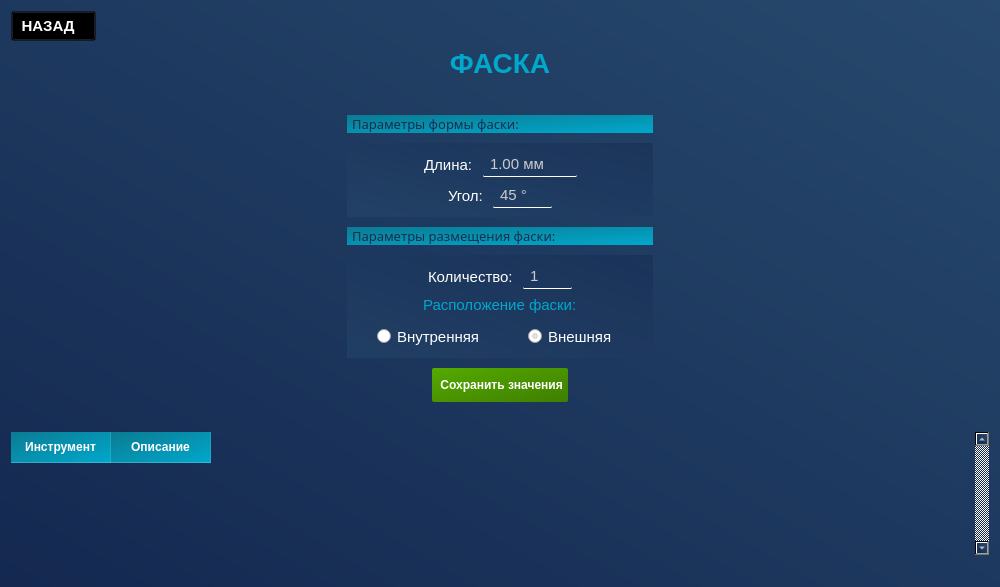
<?xml version="1.0" encoding="UTF-8"?>
<ui version="4.0">
 <class>PageTokarnayaFaska</class>
 <widget class="QWidget" name="PageTokarnayaFaska">
  <property name="geometry">
   <rect>
    <x>0</x>
    <y>0</y>
    <width>1000</width>
    <height>587</height>
   </rect>
  </property>
  <property name="minimumSize">
   <size>
    <width>1000</width>
    <height>0</height>
   </size>
  </property>
  <property name="windowTitle">
   <string>Form</string>
  </property>
  <property name="styleSheet">
   <string notr="true">color: white;
background-color: qlineargradient(spread:pad, x1:0, y1:1, x2:1, y2:0, stop:0 rgba(20, 40, 80, 255), stop:1 rgba(39, 73, 109, 255));
</string>
  </property>
  <layout class="QVBoxLayout" name="verticalLayout">
   <item alignment="Qt::AlignmentFlag::AlignLeft">
    <widget class="QPushButton" name="btn_home_tokarnaya_faska">
     <property name="sizePolicy">
      <sizepolicy hsizetype="Minimum" vsizetype="Fixed">
       <horstretch>0</horstretch>
       <verstretch>0</verstretch>
      </sizepolicy>
     </property>
     <property name="minimumSize">
      <size>
       <width>70</width>
       <height>0</height>
      </size>
     </property>
     <property name="maximumSize">
      <size>
       <width>150</width>
       <height>30</height>
      </size>
     </property>
     <property name="font">
      <font>
       <pointsize>11</pointsize>
       <bold>true</bold>
      </font>
     </property>
     <property name="styleSheet">
      <string notr="true">QPushButton {
	border-bottom: 1px solid white;
	height: 30px;
	background-color: rgba(0,0,0,0);
	padding: 5 20 5 5

}
QPushButton:hover {
	border-radius: 10px;
	border: none;
	border-left: 1px solid rgb(58, 170, 255);
	background-color: qlineargradient(spread:pad, x1:1, y1:0.506, x2:0.517045, y2:0.528, stop:0.0340909 rgba(15, 109, 159, 0), stop:1 rgba(15, 109, 159, 64))
}
QPushButton:pressed {
	background-color: rgb(0, 53, 93)
}</string>
     </property>
     <property name="text">
      <string> НАЗАД</string>
     </property>
     <property name="icon">
      <iconset resource="res/res.qrc">
       <normaloff>:/icons/back2.png</normaloff>:/icons/back2.png</iconset>
     </property>
     <property name="iconSize">
      <size>
       <width>20</width>
       <height>20</height>
      </size>
     </property>
    </widget>
   </item>
   <item>
    <spacer name="verticalSpacer">
     <property name="orientation">
      <enum>Qt::Orientation::Vertical</enum>
     </property>
     <property name="sizeHint" stdset="0">
      <size>
       <width>979</width>
       <height>78</height>
      </size>
     </property>
    </spacer>
   </item>
   <item>
    <widget class="QLabel" name="label_7">
     <property name="sizePolicy">
      <sizepolicy hsizetype="Minimum" vsizetype="Maximum">
       <horstretch>0</horstretch>
       <verstretch>0</verstretch>
      </sizepolicy>
     </property>
     <property name="font">
      <font>
       <pointsize>-1</pointsize>
       <fontweight>DemiBold</fontweight>
      </font>
     </property>
     <property name="styleSheet">
      <string notr="true">background-color: none;
color: qlineargradient(spread:pad, x1:0, y1:0, x2:1, y2:1, stop:0 rgba(12, 123, 147, 255), stop:1 rgba(0, 168, 204, 255));
font-size: 28px;
font-weight: 600;
border: none;
width: 300px;

</string>
     </property>
     <property name="text">
      <string>ФАСКА</string>
     </property>
     <property name="alignment">
      <set>Qt::AlignmentFlag::AlignCenter</set>
     </property>
    </widget>
   </item>
   <item>
    <layout class="QVBoxLayout" name="verticalLayout_10">
     <property name="spacing">
      <number>10</number>
     </property>
     <property name="leftMargin">
      <number>0</number>
     </property>
     <property name="topMargin">
      <number>0</number>
     </property>
     <property name="rightMargin">
      <number>0</number>
     </property>
     <property name="bottomMargin">
      <number>0</number>
     </property>
     <item>
      <layout class="QHBoxLayout" name="horizontalLayout">
       <property name="topMargin">
        <number>10</number>
       </property>
       <item>
        <spacer name="horizontalSpacer">
         <property name="orientation">
          <enum>Qt::Orientation::Horizontal</enum>
         </property>
         <property name="sizeHint" stdset="0">
          <size>
           <width>40</width>
           <height>20</height>
          </size>
         </property>
        </spacer>
       </item>
       <item>
        <widget class="QWidget" name="main" native="true">
         <property name="mouseTracking">
          <bool>true</bool>
         </property>
         <property name="tabletTracking">
          <bool>false</bool>
         </property>
         <property name="autoFillBackground">
          <bool>false</bool>
         </property>
         <property name="styleSheet">
          <string notr="true">QWidget {
	background: none;
	
}
</string>
         </property>
         <layout class="QVBoxLayout" name="verticalLayout_11">
          <property name="spacing">
           <number>10</number>
          </property>
          <property name="leftMargin">
           <number>10</number>
          </property>
          <property name="topMargin">
           <number>20</number>
          </property>
          <property name="rightMargin">
           <number>10</number>
          </property>
          <property name="bottomMargin">
           <number>20</number>
          </property>
          <item>
           <widget class="QLabel" name="label_6">
            <property name="font">
             <font>
              <family>Segoe UI Light</family>
              <pointsize>10</pointsize>
              <bold>false</bold>
             </font>
            </property>
            <property name="styleSheet">
             <string notr="true">QLabel {
	background: qlineargradient(spread:pad, x1:0, y1:0, x2:1, y2:1, stop:0 rgba(12, 123, 147, 255), stop:1 rgba(0, 168, 204, 255));
	padding-left: 2px;	
	color: rgb(24, 45, 76)
}
</string>
            </property>
            <property name="text">
             <string>Параметры формы фаски:</string>
            </property>
           </widget>
          </item>
          <item>
           <widget class="QWidget" name="widget" native="true">
            <property name="styleSheet">
             <string notr="true">QWidget {
	background: qlineargradient(spread:pad, x1:0, y1:1, x2:1, y2:0, stop:0 rgba(39, 72, 109, 129), stop:1 rgba(21, 41, 81, 129));

}
Line {
	background: qlineargradient(spread:pad, x1:0, y1:0, x2:1, y2:1, stop:0 rgba(8, 81, 97, 128), stop:1 rgba(0, 117, 142, 106))
}</string>
            </property>
            <layout class="QVBoxLayout" name="verticalLayout_2">
             <item>
              <widget class="QWidget" name="horizontalWidget_2" native="true">
               <property name="styleSheet">
                <string notr="true">border-radius: none;
border: none;
background: none;</string>
               </property>
               <layout class="QHBoxLayout" name="horizontalLayout_2">
                <property name="spacing">
                 <number>10</number>
                </property>
                <property name="leftMargin">
                 <number>0</number>
                </property>
                <property name="topMargin">
                 <number>0</number>
                </property>
                <property name="rightMargin">
                 <number>0</number>
                </property>
                <property name="bottomMargin">
                 <number>0</number>
                </property>
                <item>
                 <spacer name="horizontalSpacer_3">
                  <property name="orientation">
                   <enum>Qt::Orientation::Horizontal</enum>
                  </property>
                  <property name="sizeHint" stdset="0">
                   <size>
                    <width>40</width>
                    <height>20</height>
                   </size>
                  </property>
                 </spacer>
                </item>
                <item alignment="Qt::AlignmentFlag::AlignHCenter">
                 <widget class="QLabel" name="label">
                  <property name="font">
                   <font>
                    <pointsize>11</pointsize>
                   </font>
                  </property>
                  <property name="styleSheet">
                   <string notr="true">background: none;
border: none;

border-radius: none;</string>
                  </property>
                  <property name="text">
                   <string>Длина:</string>
                  </property>
                 </widget>
                </item>
                <item alignment="Qt::AlignmentFlag::AlignRight">
                 <widget class="QDoubleSpinBox" name="doubleSpinBox_len">
                  <property name="styleSheet">
                   <string notr="true">QDoubleSpinBox {
	padding: 2 5 2 5;	
	border: none;
	border-bottom: 1px solid white;
	border-radius: 1px;
	background: rgba(255, 255, 255, 0);
	transition: color 0.3s ease;
	transition: border-bottom 0.4s ease;
	color: rgb(204, 204, 204);
	font-size: 11pt
}

QDoubleSpinBox:disabled {
	color: rgb(120, 106, 107);
	background: rgba(255, 255, 255, 20);
}

QDoubleSpinBox:hover {
	color: rgb(255, 255, 255)
}

QDoubleSpinBox:pressed {
	border-bottom: 1px solid white;
}
</string>
                  </property>
                  <property name="suffix">
                   <string> мм</string>
                  </property>
                  <property name="minimum">
                   <double>0.000000000000000</double>
                  </property>
                  <property name="maximum">
                   <double>50.000000000000000</double>
                  </property>
                  <property name="value">
                   <double>1.000000000000000</double>
                  </property>
                 </widget>
                </item>
                <item>
                 <spacer name="horizontalSpacer_4">
                  <property name="orientation">
                   <enum>Qt::Orientation::Horizontal</enum>
                  </property>
                  <property name="sizeHint" stdset="0">
                   <size>
                    <width>40</width>
                    <height>20</height>
                   </size>
                  </property>
                 </spacer>
                </item>
               </layout>
              </widget>
             </item>
             <item>
              <widget class="QWidget" name="horizontalWidget_3" native="true">
               <property name="styleSheet">
                <string notr="true">border-radius: none;
border: none;
background: none;</string>
               </property>
               <layout class="QHBoxLayout" name="horizontalLayout_4">
                <property name="spacing">
                 <number>10</number>
                </property>
                <property name="leftMargin">
                 <number>0</number>
                </property>
                <property name="topMargin">
                 <number>0</number>
                </property>
                <property name="rightMargin">
                 <number>0</number>
                </property>
                <property name="bottomMargin">
                 <number>0</number>
                </property>
                <item>
                 <spacer name="horizontalSpacer_5">
                  <property name="orientation">
                   <enum>Qt::Orientation::Horizontal</enum>
                  </property>
                  <property name="sizeHint" stdset="0">
                   <size>
                    <width>40</width>
                    <height>20</height>
                   </size>
                  </property>
                 </spacer>
                </item>
                <item alignment="Qt::AlignmentFlag::AlignHCenter">
                 <widget class="QLabel" name="label_2">
                  <property name="font">
                   <font>
                    <pointsize>11</pointsize>
                   </font>
                  </property>
                  <property name="styleSheet">
                   <string notr="true">background: none;
border: none;

border-radius: none;</string>
                  </property>
                  <property name="text">
                   <string>Угол:</string>
                  </property>
                 </widget>
                </item>
                <item>
                 <widget class="QSpinBox" name="spinBox_angle">
                  <property name="styleSheet">
                   <string notr="true">QSpinBox {
	padding: 2 5 2 5;	
	border: none;
	border-bottom: 1px solid white;
	border-radius: 1px;
	background: rgba(255, 255, 255, 0);
	transition: color 0.3s ease;
	transition: border-bottom 0.4s ease;
	color: rgb(204, 204, 204);
	font-size: 11pt
}

QSpinBox:disabled {
	color: rgb(120, 106, 107);
	background: rgba(255, 255, 255, 20);
}

QSpinBox:hover {
	color: rgb(255, 255, 255)
}

QSpinBox:pressed {
	border-bottom: 1px solid white;
}
</string>
                  </property>
                  <property name="suffix">
                   <string> °</string>
                  </property>
                  <property name="value">
                   <number>45</number>
                  </property>
                 </widget>
                </item>
                <item>
                 <spacer name="horizontalSpacer_6">
                  <property name="orientation">
                   <enum>Qt::Orientation::Horizontal</enum>
                  </property>
                  <property name="sizeHint" stdset="0">
                   <size>
                    <width>40</width>
                    <height>20</height>
                   </size>
                  </property>
                 </spacer>
                </item>
               </layout>
              </widget>
             </item>
            </layout>
           </widget>
          </item>
          <item>
           <widget class="QLabel" name="label_8">
            <property name="font">
             <font>
              <family>Segoe UI Light</family>
              <pointsize>10</pointsize>
              <bold>false</bold>
             </font>
            </property>
            <property name="styleSheet">
             <string notr="true">QLabel {
	background: qlineargradient(spread:pad, x1:0, y1:0, x2:1, y2:1, stop:0 rgba(12, 123, 147, 255), stop:1 rgba(0, 168, 204, 255));
	padding-left: 2px;	
	color: rgb(24, 45, 76)
}
</string>
            </property>
            <property name="text">
             <string>Параметры размещения фаски:</string>
            </property>
           </widget>
          </item>
          <item>
           <widget class="QWidget" name="widget_2" native="true">
            <property name="styleSheet">
             <string notr="true">QWidget {
	background: qlineargradient(spread:pad, x1:0, y1:1, x2:1, y2:0, stop:0 rgba(39, 72, 109, 129), stop:1 rgba(21, 41, 81, 129));

}
Line {
	background: qlineargradient(spread:pad, x1:0, y1:0, x2:1, y2:1, stop:0 rgba(8, 81, 97, 128), stop:1 rgba(0, 117, 142, 106))
}</string>
            </property>
            <layout class="QVBoxLayout" name="verticalLayout_3">
             <item>
              <widget class="QWidget" name="horizontalWidget_4" native="true">
               <property name="styleSheet">
                <string notr="true">border-radius: none;
border: none;
background: none;</string>
               </property>
               <layout class="QHBoxLayout" name="horizontalLayout_5">
                <property name="spacing">
                 <number>10</number>
                </property>
                <property name="leftMargin">
                 <number>0</number>
                </property>
                <property name="topMargin">
                 <number>0</number>
                </property>
                <property name="rightMargin">
                 <number>0</number>
                </property>
                <property name="bottomMargin">
                 <number>0</number>
                </property>
                <item>
                 <spacer name="horizontalSpacer_7">
                  <property name="orientation">
                   <enum>Qt::Orientation::Horizontal</enum>
                  </property>
                  <property name="sizeHint" stdset="0">
                   <size>
                    <width>40</width>
                    <height>20</height>
                   </size>
                  </property>
                 </spacer>
                </item>
                <item alignment="Qt::AlignmentFlag::AlignHCenter">
                 <widget class="QLabel" name="label_3">
                  <property name="font">
                   <font>
                    <pointsize>11</pointsize>
                   </font>
                  </property>
                  <property name="styleSheet">
                   <string notr="true">background: none;
border: none;

border-radius: none;</string>
                  </property>
                  <property name="text">
                   <string>Количество:</string>
                  </property>
                 </widget>
                </item>
                <item>
                 <widget class="QSpinBox" name="spinBox_count">
                  <property name="styleSheet">
                   <string notr="true">QSpinBox {
	padding: 2 5 2 5;	
	border: none;
	border-bottom: 1px solid white;
	border-radius: 1px;
	background: rgba(255, 255, 255, 0);
	transition: color 0.3s ease;
	transition: border-bottom 0.4s ease;
	color: rgb(204, 204, 204);
	font-size: 11pt
}

QSpinBox:disabled {
	color: rgb(120, 106, 107);
	background: rgba(255, 255, 255, 20);
}

QSpinBox:hover {
	color: rgb(255, 255, 255)
}

QSpinBox:pressed {
	border-bottom: 1px solid white;
}
</string>
                  </property>
                  <property name="suffix">
                   <string/>
                  </property>
                  <property name="minimum">
                   <number>1</number>
                  </property>
                  <property name="maximum">
                   <number>10</number>
                  </property>
                 </widget>
                </item>
                <item>
                 <spacer name="horizontalSpacer_8">
                  <property name="orientation">
                   <enum>Qt::Orientation::Horizontal</enum>
                  </property>
                  <property name="sizeHint" stdset="0">
                   <size>
                    <width>40</width>
                    <height>20</height>
                   </size>
                  </property>
                 </spacer>
                </item>
               </layout>
              </widget>
             </item>
             <item>
              <widget class="QWidget" name="horizontalWidget_5" native="true">
               <property name="styleSheet">
                <string notr="true">border-radius: none;
border: none;
background: none;</string>
               </property>
               <layout class="QHBoxLayout" name="horizontalLayout_6">
                <property name="spacing">
                 <number>10</number>
                </property>
                <property name="leftMargin">
                 <number>0</number>
                </property>
                <property name="topMargin">
                 <number>0</number>
                </property>
                <property name="rightMargin">
                 <number>0</number>
                </property>
                <property name="bottomMargin">
                 <number>0</number>
                </property>
                <item>
                 <spacer name="horizontalSpacer_9">
                  <property name="orientation">
                   <enum>Qt::Orientation::Horizontal</enum>
                  </property>
                  <property name="sizeHint" stdset="0">
                   <size>
                    <width>40</width>
                    <height>20</height>
                   </size>
                  </property>
                 </spacer>
                </item>
                <item>
                 <widget class="QLabel" name="label_11">
                  <property name="font">
                   <font>
                    <pointsize>11</pointsize>
                    <underline>false</underline>
                   </font>
                  </property>
                  <property name="styleSheet">
                   <string notr="true">background: none;
border: none;
border-radius: none;
color: qlineargradient(spread:pad, x1:0, y1:0, x2:1, y2:1, stop:0 rgba(12, 123, 147, 255), stop:1 rgba(0, 168, 204, 255))</string>
                  </property>
                  <property name="text">
                   <string>Расположение фаски:</string>
                  </property>
                 </widget>
                </item>
                <item>
                 <spacer name="horizontalSpacer_10">
                  <property name="orientation">
                   <enum>Qt::Orientation::Horizontal</enum>
                  </property>
                  <property name="sizeHint" stdset="0">
                   <size>
                    <width>40</width>
                    <height>20</height>
                   </size>
                  </property>
                 </spacer>
                </item>
               </layout>
              </widget>
             </item>
             <item>
              <widget class="QGroupBox" name="groupBox">
               <property name="font">
                <font>
                 <pointsize>11</pointsize>
                </font>
               </property>
               <property name="styleSheet">
                <string notr="true">border: none;
border-radius: 0;
background: none;</string>
               </property>
               <property name="title">
                <string/>
               </property>
               <property name="alignment">
                <set>Qt::AlignmentFlag::AlignCenter</set>
               </property>
               <layout class="QHBoxLayout" name="horizontalLayout_8">
                <property name="spacing">
                 <number>0</number>
                </property>
                <property name="leftMargin">
                 <number>0</number>
                </property>
                <property name="topMargin">
                 <number>0</number>
                </property>
                <property name="rightMargin">
                 <number>0</number>
                </property>
                <property name="bottomMargin">
                 <number>0</number>
                </property>
                <item alignment="Qt::AlignmentFlag::AlignHCenter">
                 <widget class="QRadioButton" name="radioButton_in_2">
                  <property name="font">
                   <font>
                    <pointsize>11</pointsize>
                   </font>
                  </property>
                  <property name="text">
                   <string>Внутренняя</string>
                  </property>
                  <property name="checked">
                   <bool>false</bool>
                  </property>
                 </widget>
                </item>
                <item alignment="Qt::AlignmentFlag::AlignHCenter">
                 <widget class="QRadioButton" name="radioButton_out_2">
                  <property name="font">
                   <font>
                    <pointsize>11</pointsize>
                   </font>
                  </property>
                  <property name="text">
                   <string>Внешняя</string>
                  </property>
                  <property name="checked">
                   <bool>true</bool>
                  </property>
                 </widget>
                </item>
               </layout>
              </widget>
             </item>
            </layout>
           </widget>
          </item>
          <item alignment="Qt::AlignmentFlag::AlignHCenter">
           <widget class="QPushButton" name="btn_save_result_faska">
            <property name="font">
             <font>
              <bold>true</bold>
             </font>
            </property>
            <property name="styleSheet">
             <string notr="true">QPushButton {
	height: 30px;
	border: none;
	border-radius: 2px;
	background-color: qlineargradient(spread:pad, x1:0, y1:0, x2:1, y2:1, stop:0 rgba(85, 170, 0, 255), stop:1 rgba(63, 126, 0, 255));
	padding: 2 5 2 5
}
QPushButton:hover {
	background-color: qlineargradient(spread:pad, x1:0, y1:0, x2:1, y2:1, stop:0 rgba(63, 126, 0, 255), stop:1 rgba(85, 170, 0, 255));
	color: qlineargradient(spread:pad, x1:0, y1:0, x2:1, y2:0, stop:0 rgba(191, 191, 191, 255), stop:1 rgba(211, 211, 211, 255));
	border: 1px solid qlineargradient(spread:pad, x1:0, y1:0, x2:1, y2:1, stop:0 rgba(95, 189, 0, 255), stop:1 rgba(108, 217, 0, 255))
}
QPushButton:pressed {
	background-color: rgb(62, 124, 0)
}</string>
            </property>
            <property name="text">
             <string> Сохранить значения</string>
            </property>
            <property name="icon">
             <iconset resource="res/res.qrc">
              <normaloff>:/icons/save.png</normaloff>:/icons/save.png</iconset>
            </property>
            <property name="iconSize">
             <size>
              <width>20</width>
              <height>20</height>
             </size>
            </property>
            <property name="shortcut">
             <string>Ctrl+R</string>
            </property>
           </widget>
          </item>
         </layout>
        </widget>
       </item>
       <item>
        <spacer name="horizontalSpacer_2">
         <property name="orientation">
          <enum>Qt::Orientation::Horizontal</enum>
         </property>
         <property name="sizeHint" stdset="0">
          <size>
           <width>40</width>
           <height>20</height>
          </size>
         </property>
        </spacer>
       </item>
      </layout>
     </item>
     <item>
      <spacer name="verticalSpacer_2">
       <property name="orientation">
        <enum>Qt::Orientation::Vertical</enum>
       </property>
       <property name="sizeHint" stdset="0">
        <size>
         <width>20</width>
         <height>40</height>
        </size>
       </property>
      </spacer>
     </item>
     <item>
      <layout class="QHBoxLayout" name="horizontalLayout_3">
       <property name="leftMargin">
        <number>0</number>
       </property>
       <property name="topMargin">
        <number>0</number>
       </property>
       <property name="rightMargin">
        <number>0</number>
       </property>
       <property name="bottomMargin">
        <number>0</number>
       </property>
       <item>
        <widget class="QTableWidget" name="table_widget_faska">
         <property name="sizePolicy">
          <sizepolicy hsizetype="Expanding" vsizetype="Expanding">
           <horstretch>0</horstretch>
           <verstretch>0</verstretch>
          </sizepolicy>
         </property>
         <property name="font">
          <font>
           <pointsize>10</pointsize>
          </font>
         </property>
         <property name="styleSheet">
          <string notr="true">/* Сам виджет — прозрачный фон */
* {
 background: rgba(255, 255, 255, 0);
}
QTableWidget {
    background: transparent;
    border: none;
    color: #ffffff;
    gridline-color: rgba(255, 255, 255, 0.15);
    selection-background-color: rgba(255, 255, 255, 0.25);
    selection-color: #ffffff;
}

/* Ячейки — без фона, белый текст */
QTableWidget::item {
    background: transparent;
    color: #ffffff;
    padding: 4px 6px;
    border: none;
	border-left: 1px solid rgba(255, 255, 255, 0.15);
	border-bottom: 1px solid rgba(255, 255, 255, 0.15);
	border-right: 1px solid rgba(255, 255, 255, 0.15);

}






/* Заголовки — ЕДИНСТВЕННОЕ место с фоном */
QHeaderView::section {
    background-color: qlineargradient(spread:pad, x1:0, y1:0, x2:1, y2:1, stop:0 rgba(12, 123, 147, 255), stop:1 rgba(0, 168, 204, 255));
    color: #ffffff;
    padding: 6px 8px;
    border: none;
    border-right: 1px solid rgba(255, 255, 255, 0.1);
    border-bottom: 1px solid rgba(255, 255, 255, 0.2);
    font-weight: bold;
}



/* Угловая кнопка (пересечение заголовков) */
QTableCornerButton::section {
    background-color:  qlineargradient(spread:pad, x1:0, y1:0, x2:1, y2:1, stop:0 rgba(12, 123, 147, 255), stop:1 rgba(0, 168, 204, 255));
    border: none;
    border-right: 1px solid rgba(255, 255, 255, 0.1);
    border-bottom: 1px solid rgba(255, 255, 255, 0.2);
}

/* Скроллбары — минимально, чтобы не мешали */
QTableWidget QScrollBar:vertical {
    background: transparent;
    width: 8px;
}

QTableWidget QScrollBar::handle:vertical {
    background: rgba(255, 255, 255, 0.3);
    border-radius: 4px;
    min-height: 20px;
}

QTableWidget QScrollBar::handle:vertical:hover {
    background: rgba(255, 255, 255, 0.5);
}

QTableWidget QScrollBar::add-line:vertical,
QTableWidget QScrollBar::sub-line:vertical,
QTableWidget QScrollBar::add-page:vertical,
QTableWidget QScrollBar::sub-page:vertical {
    background: transparent;
    height: 0px;
}

QTableWidget QScrollBar:horizontal {
    background: transparent;
    height: 8px;
}

QTableWidget QScrollBar::handle:horizontal {
    background: rgba(255, 255, 255, 0.3);
    border-radius: 4px;
    min-width: 20px;
}

QTableWidget QScrollBar::handle:horizontal:hover {
    background: rgba(255, 255, 255, 0.5);
}

QTableWidget QScrollBar::add-line:horizontal,
QTableWidget QScrollBar::sub-line:horizontal,
QTableWidget QScrollBar::add-page:horizontal,
QTableWidget QScrollBar::sub-page:horizontal {
    background: transparent;
    width: 0px;
}
QPushButton {
	image: url(:/icons/trash.png);
	padding: 10;
	width: 30;
	height: 30;
}
QPushButton:hover {
	image: url(:/icons/trash_grey.png);
	cursor: pointer;
}</string>
         </property>
         <property name="verticalScrollBarPolicy">
          <enum>Qt::ScrollBarPolicy::ScrollBarAlwaysOn</enum>
         </property>
         <property name="horizontalScrollBarPolicy">
          <enum>Qt::ScrollBarPolicy::ScrollBarAlwaysOff</enum>
         </property>
         <property name="autoScroll">
          <bool>false</bool>
         </property>
         <property name="rowCount">
          <number>0</number>
         </property>
         <property name="columnCount">
          <number>2</number>
         </property>
         <attribute name="verticalHeaderVisible">
          <bool>false</bool>
         </attribute>
         <attribute name="verticalHeaderMinimumSectionSize">
          <number>90</number>
         </attribute>
         <attribute name="verticalHeaderDefaultSectionSize">
          <number>100</number>
         </attribute>
         <column>
          <property name="text">
           <string>Инструмент</string>
          </property>
         </column>
         <column>
          <property name="text">
           <string>Описание</string>
          </property>
         </column>
        </widget>
       </item>
      </layout>
     </item>
    </layout>
   </item>
   <item>
    <widget class="QLabel" name="text_error_faska">
     <property name="font">
      <font>
       <pointsize>10</pointsize>
      </font>
     </property>
     <property name="styleSheet">
      <string notr="true">background:none</string>
     </property>
     <property name="text">
      <string/>
     </property>
     <property name="alignment">
      <set>Qt::AlignmentFlag::AlignCenter</set>
     </property>
    </widget>
   </item>
  </layout>
 </widget>
 <resources>
  <include location="res/res.qrc"/>
 </resources>
 <connections/>
</ui>
